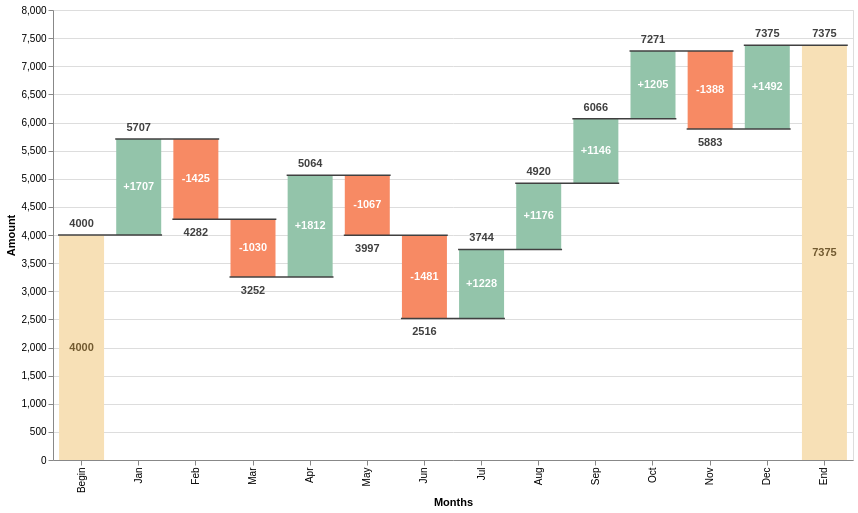

Describe this chart as a Vega-Lite specification.
### Vega specification from a JSON file in a GitHub repository (floating-point values rounded to 4 significant figures)
{"$schema": "https://vega.github.io/schema/vega/v3.json", "autosize": "pad", "padding": 5, "width": 800, "height": 450, "style": "cell", "data": [{"name": "source_0", "values": [{"label": "Begin", "amount": 4000}, {"label": "Jan", "amount": 1707}, {"label": "Feb", "amount": -1425}, {"label": "Mar", "amount": -1030}, {"label": "Apr", "amount": 1812}, {"label": "May", "amount": -1067}, {"label": "Jun", "amount": -1481}, {"label": "Jul", "amount": 1228}, {"label": "Aug", "amount": 1176}, {"label": "Sep", "amount": 1146}, {"label": "Oct", "amount": 1205}, {"label": "Nov", "amount": -1388}, {"label": "Dec", "amount": 1492}, {"label": "End", "amount": 0}]}, {"name": "data_0", "source": "source_0", "transform": [{"type": "window", "params": [null], "as": ["sum"], "ops": ["sum"], "fields": ["amount"], "sort": {"field": [], "order": []}}, {"type": "formula", "expr": "datum.label === 'End' ? 0 : datum.sum - datum.amount", "as": "previous_sum"}, {"type": "formula", "expr": "datum.label === 'End' ? datum.sum : datum.amount", "as": "amount"}, {"type": "formula", "expr": "(datum.label !== 'Begin' && datum.label !== 'End' && datum.amount > 0 ? '+' : '') + datum.amount", "as": "text_amount"}, {"type": "formula", "expr": "(datum.sum + datum.previous_sum) / 2", "as": "center"}, {"type": "formula", "expr": "datum.sum < datum.previous_sum ? datum.sum : ''", "as": "sum_dec"}, {"type": "formula", "expr": "datum.sum > datum.previous_sum ? datum.sum : ''", "as": "sum_inc"}]}, {"name": "data_1", "source": "data_0", "transform": [{"type": "filter", "expr": "datum[\"previous_sum\"] !== null && !isNaN(datum[\"previous_sum\"])"}]}, {"name": "data_2", "source": "data_0", "transform": [{"type": "filter", "expr": "datum[\"sum\"] !== null && !isNaN(datum[\"sum\"])"}]}, {"name": "data_3", "source": "data_0", "transform": [{"type": "filter", "expr": "datum[\"sum_inc\"] !== null && !isNaN(datum[\"sum_inc\"])"}]}, {"name": "data_4", "source": "data_0", "transform": [{"type": "filter", "expr": "datum[\"sum_dec\"] !== null && !isNaN(datum[\"sum_dec\"])"}]}, {"name": "data_5", "source": "data_0", "transform": [{"type": "filter", "expr": "datum[\"center\"] !== null && !isNaN(datum[\"center\"])"}]}], "marks": [{"name": "layer_0_marks", "type": "rect", "style": ["bar"], "from": {"data": "data_1"}, "encode": {"update": {"fill": [{"test": "datum.label === 'Begin' || datum.label === 'End'", "value": "#f7e0b6"}, {"test": "datum.sum < datum.previous_sum", "value": "#f78a64"}, {"value": "#93c4aa"}], "xc": {"scale": "x", "field": "label", "band": 0.5}, "width": {"value": 45}, "y": {"scale": "y", "field": "previous_sum"}, "y2": {"scale": "y", "field": "sum"}}}}, {"name": "layer_1_marks", "type": "rect", "style": ["tick"], "from": {"data": "data_2"}, "encode": {"update": {"opacity": {"value": 1}, "fill": {"value": "#404040"}, "xc": {"scale": "x", "field": "label", "band": 0.5, "offset": 28.5}, "yc": {"scale": "y", "field": "sum"}, "width": [{"test": "datum.label === 'End'", "value": 0}, {"value": 104}], "height": {"value": 1.5}}}}, {"name": "layer_2_marks", "type": "text", "style": ["text"], "from": {"data": "data_3"}, "encode": {"update": {"dy": {"value": -8}, "fontWeight": {"value": "bold"}, "fill": {"value": "#404040"}, "x": {"scale": "x", "field": "label", "band": 0.5}, "y": {"scale": "y", "field": "sum_inc"}, "text": {"signal": "''+datum[\"sum_inc\"]"}, "align": {"value": "center"}}}}, {"name": "layer_3_marks", "type": "text", "style": ["text"], "from": {"data": "data_4"}, "encode": {"update": {"baseline": {"value": "top"}, "dy": {"value": 8}, "fontWeight": {"value": "bold"}, "fill": {"value": "#404040"}, "x": {"scale": "x", "field": "label", "band": 0.5}, "y": {"scale": "y", "field": "sum_dec"}, "text": {"signal": "''+datum[\"sum_dec\"]"}, "align": {"value": "center"}}}}, {"name": "layer_4_marks", "type": "text", "style": ["text"], "from": {"data": "data_5"}, "encode": {"update": {"baseline": {"value": "middle"}, "fontWeight": {"value": "bold"}, "fill": [{"test": "datum.label === 'Begin' || datum.label === 'End'", "value": "#725a30"}, {"value": "white"}], "x": {"scale": "x", "field": "label", "band": 0.5}, "y": {"scale": "y", "field": "center"}, "text": {"signal": "''+datum[\"text_amount\"]"}, "align": {"value": "center"}}}}], "scales": [{"name": "x", "type": "band", "domain": {"fields": [{"data": "data_1", "field": "label"}, {"data": "data_2", "field": "label"}, {"data": "data_3", "field": "label"}, {"data": "data_4", "field": "label"}, {"data": "data_5", "field": "label"}]}, "range": [0, {"signal": "width"}], "paddingInner": 0.1, "paddingOuter": 0.05}, {"name": "y", "type": "linear", "domain": {"fields": [{"data": "data_1", "field": "previous_sum"}, {"data": "data_1", "field": "sum"}, {"data": "data_2", "field": "sum"}, {"data": "data_3", "field": "sum_inc"}, {"data": "data_4", "field": "sum_dec"}, {"data": "data_5", "field": "center"}]}, "range": [{"signal": "height"}, 0], "nice": true, "zero": true}], "axes": [{"scale": "x", "orient": "bottom", "grid": false, "title": "Months", "labelOverlap": true, "encode": {"labels": {"update": {"angle": {"value": 270}, "align": {"value": "right"}, "baseline": {"value": "middle"}}}}, "zindex": 1}, {"scale": "y", "orient": "left", "grid": false, "title": "Amount", "labelOverlap": true, "tickCount": {"signal": "ceil(height/40)"}, "zindex": 1}, {"scale": "y", "orient": "left", "grid": true, "tickCount": {"signal": "ceil(height/40)"}, "gridScale": "x", "domain": false, "labels": false, "maxExtent": 0, "minExtent": 0, "ticks": false, "zindex": 0}], "config": {"axisY": {"minExtent": 30}}}
